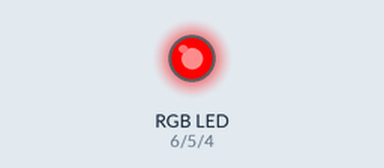
Bench run of a sketch on a simulated ESP32-S2. Shown: an RGB LED mixed from three pins (HIGH = lit). What the sketch prints to the serial monitor is not drawn.

Above: at 1.0 s.
At 3.9 s:
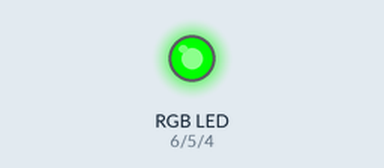
At 5.4 s:
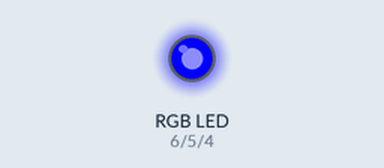
At 8.7 s:
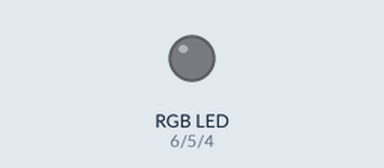
Timing chart, 0 to 14.6 s (numbered marks = the images above):
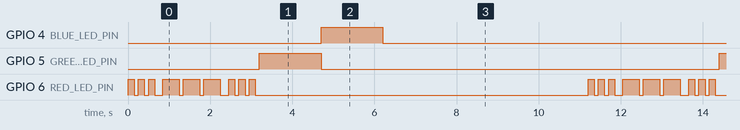

Measured:
- by itself, GPIO 4 (BLUE_LED_PIN), GPIO 5 (GREEN_LED_PIN): alternates HIGH for 1.5 s and LOW for 9.7 s
- by itself, GPIO 6 (RED_LED_PIN): repeats every 11.2 s: 2 × (LOW 0.10 s, HIGH 0.15 s), LOW 0.20 s, 2 × (HIGH 0.40 s, LOW 0.10 s), HIGH 0.40 s, LOW 0.20 s, 2 × (HIGH 0.15 s, LOW 0.10 s), HIGH 0.15 s, LOW 8.1 s, HIGH 0.15 s
- by itself, everything shown: repeats every 11.2 s, in 17 steps

The sketch:

sketch.ino
```cpp
#include <Arduino.h>

#define RED_LED_PIN 6    // Pin LED merah
#define GREEN_LED_PIN 5  // Pin LED RGB (hijau)
#define BLUE_LED_PIN 4   // Pin LED biru (ESP32)

void setup()
{
  Serial.begin(115200);
  pinMode(RED_LED_PIN, OUTPUT);    // Atur pin digital sebagai output
  pinMode(GREEN_LED_PIN, OUTPUT);  // Atur pin digital sebagai output
  pinMode(BLUE_LED_PIN, OUTPUT);   // Atur pin digital sebagai output

  Serial.println("Contoh Program LED SOS");
}

void loop()
{
  // 3 dits (3 titik atau huruf S) pada LED merah
  for (int x = 0; x < 3; x++)
  {
    digitalWrite(RED_LED_PIN, HIGH);    // LED merah nyala
    delay(150);                         // Delay selama 150ms
    digitalWrite(RED_LED_PIN, LOW);     // LED merah mati
    delay(100);                         // Delay selama 100ms
  }
  delay(100);

  // 3 dahs (3 garis atau huruf O) pada LED merah
  for (int x = 0; x < 3; x++)
  {
    digitalWrite(RED_LED_PIN, HIGH);    // LED merah nyala
    delay(400);                         // Delay selama 400ms
    digitalWrite(RED_LED_PIN, LOW);     // LED merah mati
    delay(100);                         // Delay selama 100ms
  }

  // 100ms delay untuk memberikan jarak antar huruf
  delay(100);

  // 3 dits lagi (3 titik atau huruf S) pada LED merah
  for (int x = 0; x < 3; x++)
  {
    digitalWrite(RED_LED_PIN, HIGH);    // LED merah nyala
    delay(150);                         // Delay selama 150ms
    digitalWrite(RED_LED_PIN, LOW);     // LED merah mati
    delay(100);                         // Delay selama 100ms
  }

  // Mengontrol LED RGB (hijau)
  digitalWrite(GREEN_LED_PIN, HIGH);    // Hidupkan LED hijau
  delay(1500);                          // Delay selama 1.5 detik
  digitalWrite(GREEN_LED_PIN, LOW);     // Matikan LED hijau

  // Mengontrol LED biru pada ESP32
  digitalWrite(BLUE_LED_PIN, HIGH);     // Hidupkan LED biru
  delay(1500);                          // Delay selama 1.5 detik
  digitalWrite(BLUE_LED_PIN, LOW);      // Matikan LED biru

  // Tunggu 5 detik sebelum mengulangi sinyal SOS
  delay(5000);
}
```
